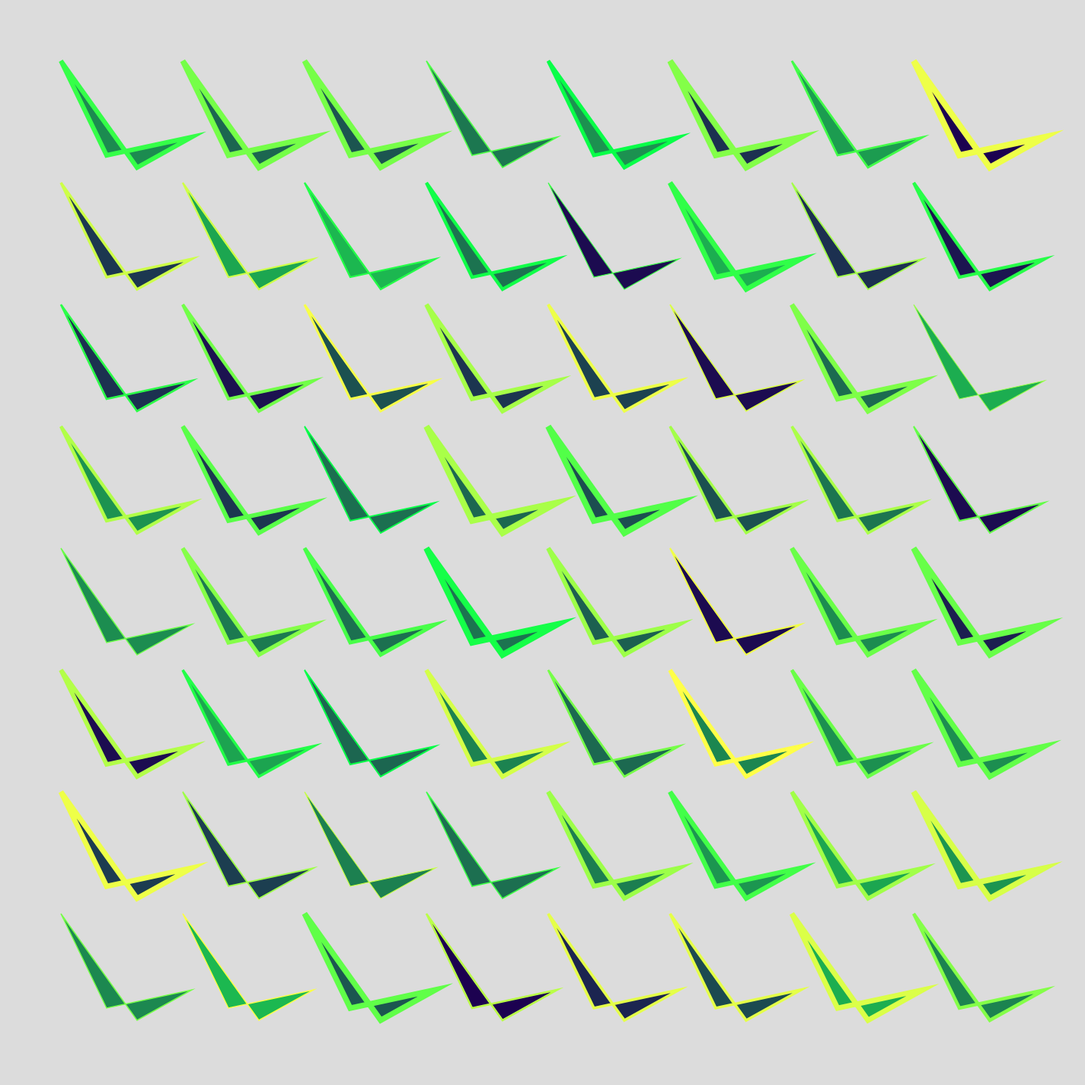
Frame 1 (no input)
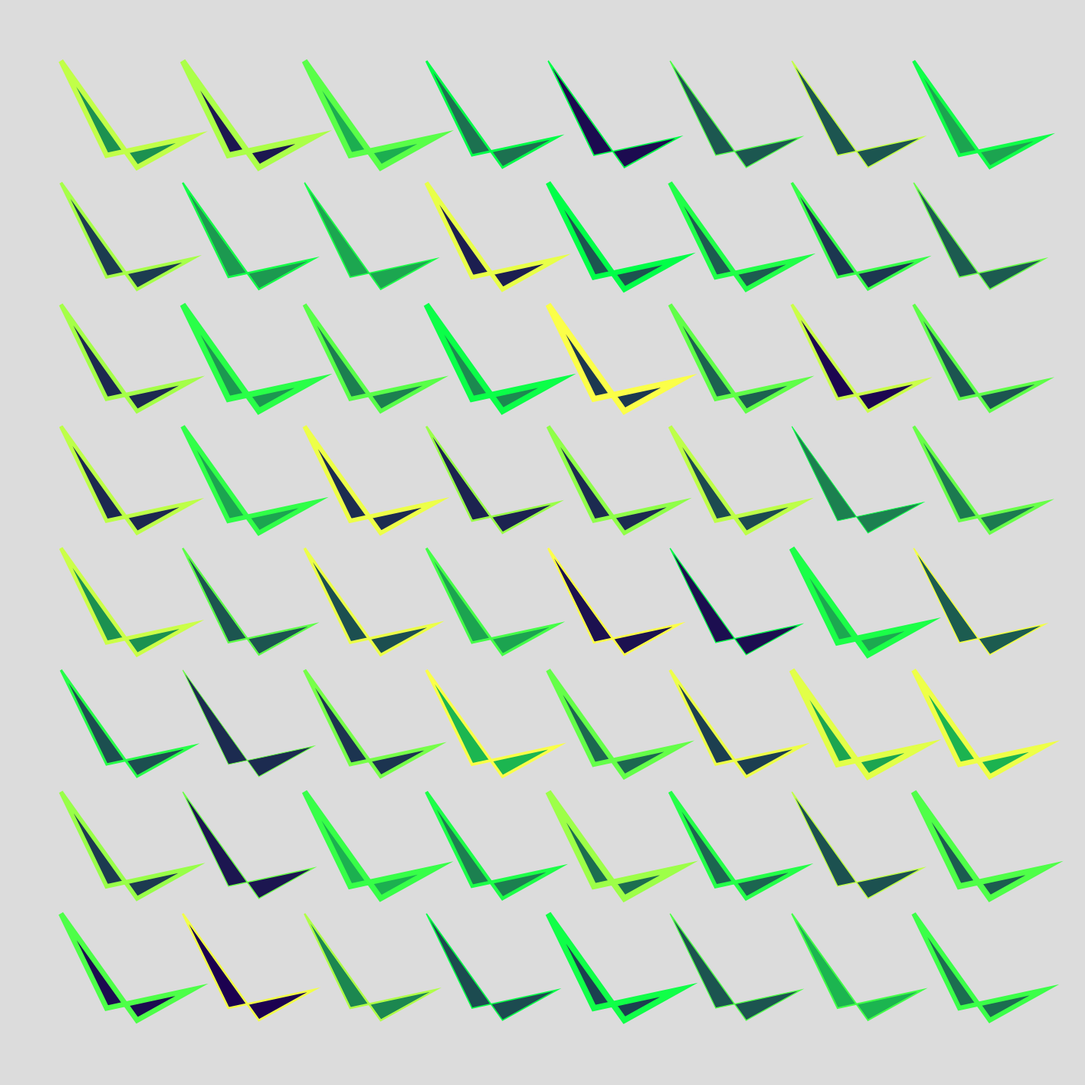
Frame 2 (the mouse pressed at the canvas centre, redrawn once)

The p5.js sketch that drew these frames (run headless with seeded random() and noise() and a simulated clock; the mouse was pressed at the canvas centre and the sketch redrawn once):

// p5.js sketch
// ── sketch.js
function setup() {
  createCanvas(1425, 1425);
  noLoop();
}

function draw() {
  background(220);


  // push the grid out of the corner
  translate(80,80);

  for (let x = 0; x < 8; x += 1){
    for (let y = 0; y < 8; y +=1){
      push();

      // move the drawing plane
      // add a new shape
      translate(x * 160, y * 160);

      // line thickness
      strokeWeight( random(1,8) );

      // line color
      stroke(random(0,255),255,72);

      // fill color
      fill(28,random(0,185),80);

      // draw the quad
      quad(0,0,60,124,172,100,100,140,28,100);

      pop();
    }
  }
}
